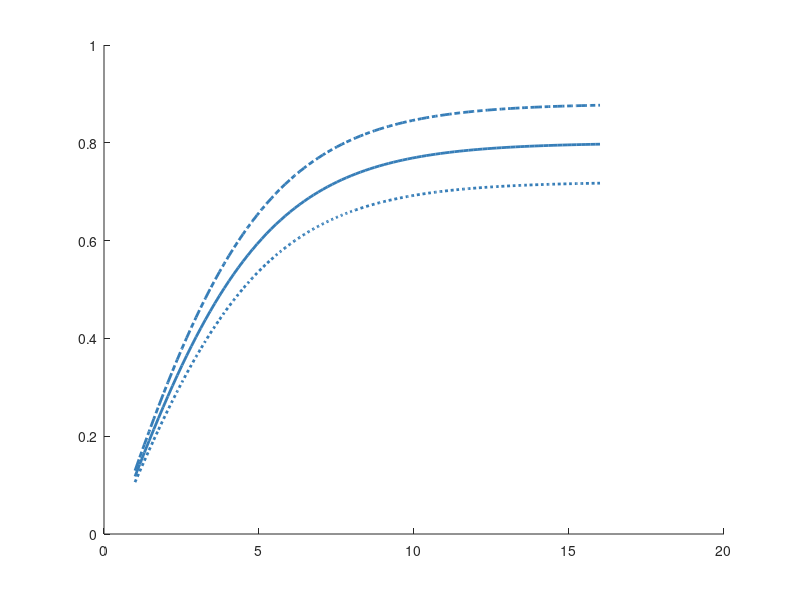

Write the MATLAB code that produced this figure. (Note: this script raises an error after producing the figure.)

% plot selection curves for each environment

a=.4;b=0;
survival=@(x) (1.7 ./ (1+exp(-a*(x-b))))-0.9;

colors=[55,126,184;77,175,74;152,78,163;228,26,28]/255;

fig=figure;
hold on

xs=linspace(1,16);

plot(xs,survival(xs),'LineWidth',2,'color',colors(1,:)) % original EB
plot(xs,survival(xs)*.9,':','LineWidth',2,'color',colors(1,:)) % sg=-.1
plot(xs,survival(xs)*1.1,'-.','LineWidth',2,'color',colors(1,:)) % sg=.1

ylim([0 1])

ax=gca;
ax.XAxis.FontSize = 16;
ax.YAxis.FontSize = 16;
set(gca,'TickLabelInterpreter','latex')
ylabel('$p_s(x)(1+s_g)$','fontsize',24,'interpreter','latex');
xlabel('filament length','fontsize',24,'interpreter','latex');

lgd=legend('$s_g$=0','$s_g$=-0.1','$s_g$=0.1','Interpreter',"latex",'Location','southeast');
lgd.FontSize = 18;
legend boxoff






